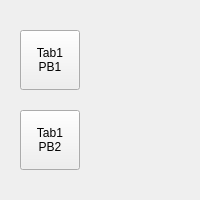
<?xml version="1.0" encoding="UTF-8"?>
<ui version="4.0">
 <class>tab01</class>
 <widget class="QWidget" name="tab01">
  <property name="geometry">
   <rect>
    <x>0</x>
    <y>0</y>
    <width>200</width>
    <height>200</height>
   </rect>
  </property>
  <property name="windowTitle">
   <string>tab01</string>
  </property>
  <widget class="QPushButton" name="pushButton">
   <property name="geometry">
    <rect>
     <x>20</x>
     <y>30</y>
     <width>60</width>
     <height>60</height>
    </rect>
   </property>
   <property name="text">
    <string>Tab1
PB1</string>
   </property>
  </widget>
  <widget class="QPushButton" name="pushButton_2">
   <property name="geometry">
    <rect>
     <x>20</x>
     <y>110</y>
     <width>60</width>
     <height>60</height>
    </rect>
   </property>
   <property name="text">
    <string>Tab1
PB2</string>
   </property>
  </widget>
 </widget>
 <layoutdefault spacing="6" margin="11"/>
 <resources/>
 <connections/>
</ui>
